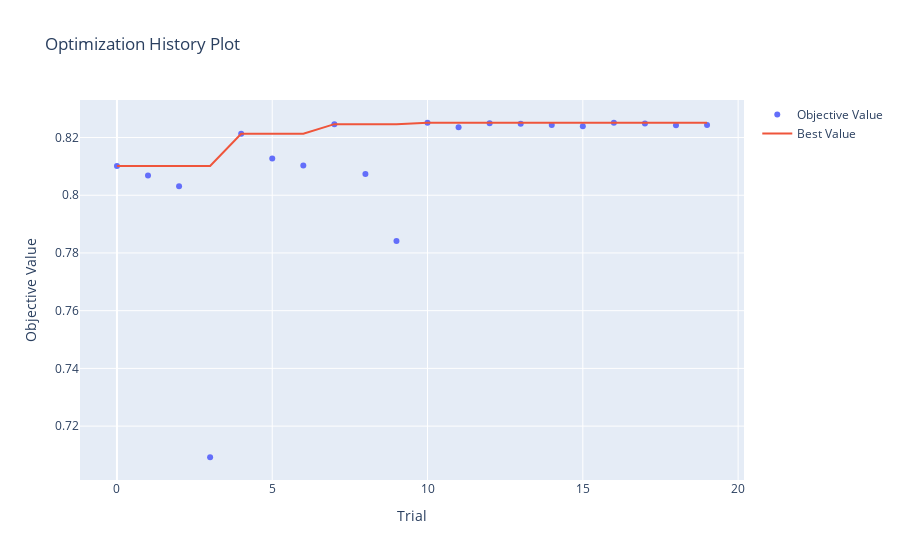

The code cell stored with this chart in its notebook:
### Code cell
vis.plot_optimization_history(study)

### Figure 1 — Plotly figure (JSON) as saved in the notebook; plotly's stock layout.template omitted (floating-point values rounded to 4 significant figures)
{"data": [{"mode": "markers", "name": "Objective Value", "type": "scatter", "x": [0, 1, 2, 3, 4, 5, 6, 7, 8, 9, 10, 11, 12, 13, 14, 15, 16, 17, 18, 19], "y": [0.8102, 0.8068, 0.8031, 0.7092, 0.8213, 0.8128, 0.8103, 0.8246, 0.8073, 0.7841, 0.8251, 0.8235, 0.8249, 0.8248, 0.8243, 0.8239, 0.8251, 0.8249, 0.8243, 0.8243]}, {"mode": "lines", "name": "Best Value", "type": "scatter", "x": [0, 1, 2, 3, 4, 5, 6, 7, 8, 9, 10, 11, 12, 13, 14, 15, 16, 17, 18, 19], "y": [0.8102, 0.8102, 0.8102, 0.8102, 0.8213, 0.8213, 0.8213, 0.8246, 0.8246, 0.8246, 0.8251, 0.8251, 0.8251, 0.8251, 0.8251, 0.8251, 0.8251, 0.8251, 0.8251, 0.8251]}, {"marker": {"color": "#cccccc"}, "mode": "markers", "name": "Infeasible Trial", "showlegend": false, "type": "scatter", "x": [], "y": []}], "layout": {"title": {"text": "Optimization History Plot"}, "xaxis": {"title": {"text": "Trial"}}, "yaxis": {"title": {"text": "Objective Value"}}}}
